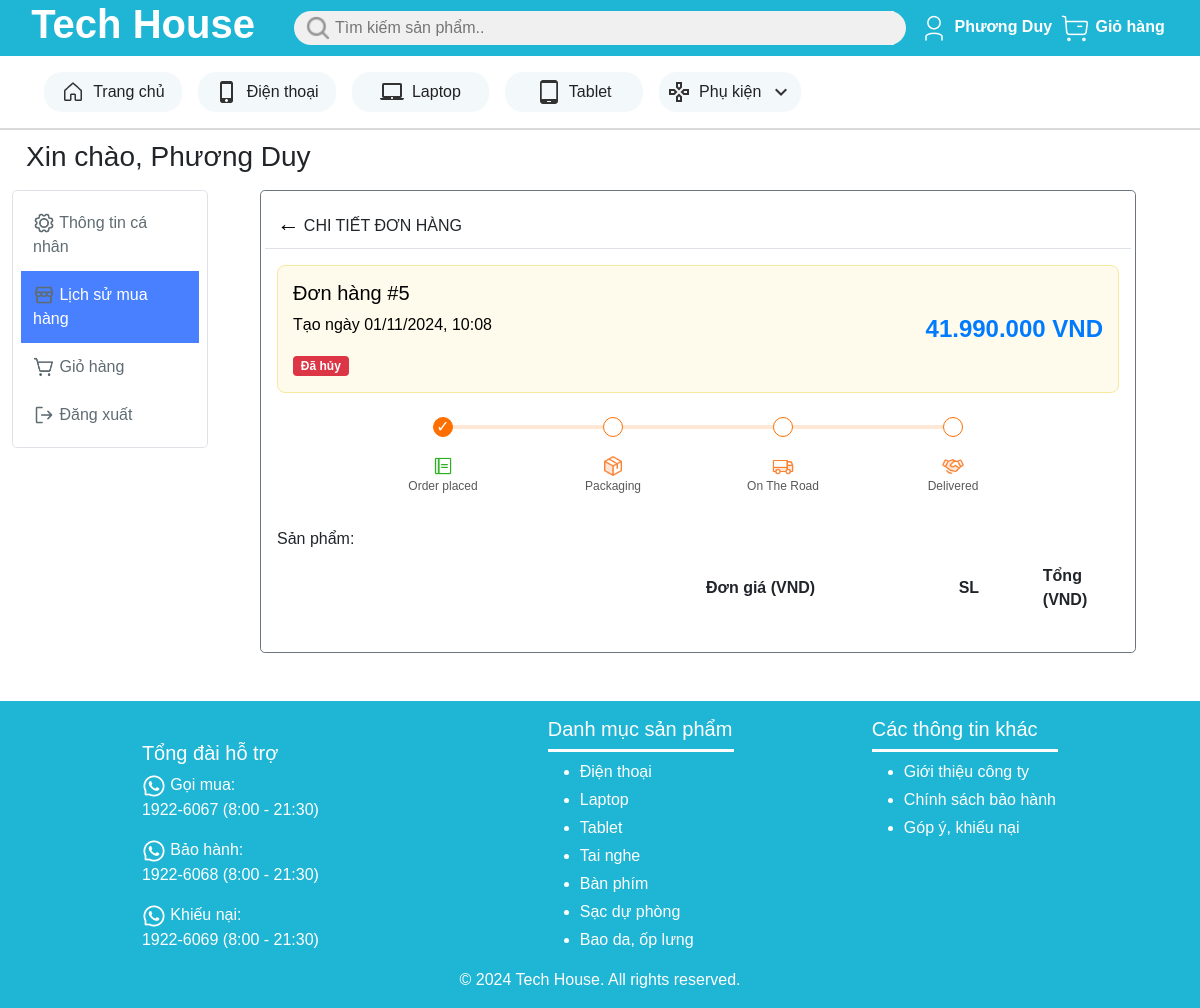
The app's page /member/order_history_detail.php?order_id=5 (signed in) with its own data.
### tables this page shows
create table Don_hang (
    ma_don_hang int primary key auto_increment,
    thanh_vien varchar(25) not null,
    thoi_diem_dat_hang datetime not null,
    thoi_diem_nhan_hang datetime,
    tinh_trang int not null,
     
    tong_gia int not null,

    foreign key (thanh_vien) references Thanh_vien(ten_dang_nhap)
);

### member/order_history_detail.php (the view, shortened to what this page needs)
<?php
$conn = new mysqli('localhost', 'root', '', 'tech_house_db');
$order_id = $_GET['order_id'];
$stmt = "select * from don_hang where ma_don_hang = $order_id";
$result = $conn->query($stmt);
$order = $result->fetch_assoc();
?>
<!DOCTYPE html>
<html lang="en">
<head>
    <link href="https://cdn.jsdelivr.net/npm/bootstrap@5.0.2/dist/css/bootstrap.min.css" rel="stylesheet">
    <link href="../styles/public/custom.css" rel="stylesheet">
    <link href="../styles/member/order_history_detail.css" rel="stylesheet">
</head>
<body>
    <div class="page-wrapper">
        <header>
            <div class="row bg-primary align-items-center">
                <div class="logo col-lg-3 col-4 text-white d-flex justify-content-center align-items-center ps-3">
                    <a href="../index.php" class="text-white">
                        <h1 class="fw-bold">Tech House</h1>
                    </a>
                </div>
                <div class="search-bar col d-flex align-items-center bg-secondary">
                    <img src="../imgs/icons/search.png" alt="search" width="24" height="24">
                    <input type="text" class="search-input bg-secondary border-0" placeholder="Tìm kiếm sản phẩm..">
                </div>
                <div class="login-cart col-lg-3 col-4 d-flex align-items-center justify-content-evenly">
                    <div class="login w-50">
                        <?php
                        if (isset($_SESSION['ten_dang_nhap'])) {
                            echo
                            '<a href="./member/profile.html" class="fw-bold text-white">
                                <img src="../imgs/icons/user.png" alt="user" width="32" height="32">
                                '.$_SESSION['ho_ten'].'</a>';
                        } else {
                            echo
                            '<a href="./login.php" class="fw-bold text-white">
                                <img src="../imgs/icons/user.png" alt="user" width="32" height="32">
                                Đăng nhập
                            </a>';
                        }
                        ?>
                    </div>
                    <div class="cart w-50">
                        <a href="#" class="fw-bold text-white">
                            <img src="../imgs/icons/cart.png" alt="user" width="32" height="32">
                            Giỏ hàng
                        </a>
                    </div>
                </div>
            </div>
            <div class="tabs row justify-content-between align-items-center bg-white p-3 ps-5">
                <div class="tab col">
                    <a href="./product_list.php">
                        <img src="../imgs/icons/house.png" alt="home" width="24" height="24">
                        Trang chủ
                    </a>
                </div>
                <div class="tab col">
                    <a href="./product_list.php?product_type=1">
                        <img src="../imgs/icons/phone_iphone.png" alt="phone" width="24" height="24">
                        Điện thoại
                    </a>
                </div>
                <div class="tab col">
                    <a href="./product_list.php?product_type=0">
                        <img src="../imgs/icons/laptop_mac.png" alt="laptop" width="24" height="24">
                        Laptop
                    </a>
                </div>
                <div class="tab col">
                    <a href="./product_list.php?product_type=2">
                        <img src="../imgs/icons/tablet_android.png" alt="tablet" width="24" height="24">
                        Tablet
                    </a>
                </div>
                <div class="tab col">
                    <a href="./product_list.php?product_type=3">
                        <img src="../imgs/icons/gamepad.png" alt="other" width="24" height="24">
                        Phụ kiện
                        <img src="../imgs/icons/keyboard_arrow_down.png" alt="arrow-down" width="24" height="24">
                    </a>
                </div>
            </div>
        </header>
        <main>
            <div class="hello ps-3 fw-bold">
                <h3>
                    <?php
                    echo 'Xin chào, '.$_SESSION['ho_ten'];
                    ?>
                </h3>
            </div>
            <div class="container-fluid mt-3">
                <div class="d-flex">
                    <nav class="col-md-2 sidebar d-none d-md-block">
                        <div class="sidebar-sticky">
                            <ul class="nav border rounded-3 flex-column">
                                <li class="nav-item">
                                    <a href="./user_info.php">
                                        <img src="../imgs/icons/setting.png" alt="setting" width="22" height="22">
                                        Thông tin cá nhân
                                    </a>
                                </li>
                                <li class="nav-item active">
                                        <?php echo '<a href="./order_history_dashboard.php?username='.$_SESSION['ten_dang_nhap'].'">'?>
                                        <img src="../imgs/icons/order_history.png" alt="order_history" width="22" height="22">
                                        Lịch sử mua hàng
                                    </a>
                                </li>
                                <li class="nav-item">
                                    <a href="#">
                                        <img src="../imgs/icons/shopping_cart.png" alt="shopping_cart" width="22" height="22">
                                        Giỏ hàng
                                    </a>
                                </li>
                                <li class="nav-item">
                                    <a href="#">
                                        <img src="../imgs/icons/log-out.png" alt="log-out" width="22" height="22">
                                        Đăng xuất
                                    </a>
                                </li>
                            </ul>
                        </div>
                    </nav>
                    <div class="col-md-9 ml-sm-auto col-lg-10 px-4">
                        <div class="container mb-5 container-order">
                            <div class="card p-3 border border-secondary rounded-3">
                                <div class="row border-bottom pb-2">
                                    <span class="col-3">
                                        <a href="#" onclick="window.history.back(); return false;" class="order-details-back text-decoration-none">&larr;</a>
                                        CHI TIẾT ĐƠN HÀNG
                                    </span>
                                </div>
                                <div>
                                    <div class="d-flex justify-content-between align-items-center mt-3 order-summary">
                                        <div>
                                            <h5>
                                                <?php
                                                echo 'Đơn hàng #'.$order['ma_don_hang'];
                                                ?>
                                            </h5>
                                            <p>Tạo ngày
                                                <?php
                                                echo date('d/m/Y, H:i', strtotime($order['thoi_diem_dat_hang']));
                                                ?>
                                            </p>
                                            <?php
                                            switch($order['tinh_trang']) {
                                                case 4:
                                                    echo '<span class="badge bg-danger">Đã hủy</span>';
                                                    break;
                                            }
                                            ?>
                                        </div>
                                        <div class="order-price">
                                            <?php
                                            echo number_format($order['tong_gia'], 0, '', '.').' VND';
                                            ?>
                                        </div>
                                    </div>
                                    <div class="progress-container mt-4 d-none d-md-flex">
                                        <div class="progress-track">
                                            <div class="step active">
                                                <span class="checkmark">&#10003;</span>
                                            </div>
                                            <?php
                                            if ($order['tinh_trang'] > 0 && $order['tinh_trang'] != 4) {
                                                echo '<div class="line active"></div>';
                                                echo '<div class="step active">';
                                                echo '<span class="checkmark">&#10003;</span>';
                                                echo '</div>';
                                            } else {
                                                echo '<div class="line"></div>';
                                                echo '<div class="step"></div>';
                                            }
                                            if ($order['tinh_trang'] > 1 && $order['tinh_trang'] != 4) {
                                                echo '<div class="line active"></div>';
                                                echo '<div class="step active">';
                                                echo '<span class="checkmark">&#10003;</span>';
                                                echo '</div>';
                                            } else {
                                                echo '<div class="line"></div>';
                                                echo '<div class="step"></div>';
                                            }
                                            if ($order['tinh_trang'] > 2 && $order['tinh_trang'] != 4) {
                                                echo '<div class="line active"></div>';
                                                echo '<div class="step active">';
                                                echo '<span class="checkmark">&#10003;</span>';
                                                echo '</div>';
                                            } else {
                                                echo '<div class="line"></div>';
                                                echo '<div class="step"></div>';
                                            }
                                            ?>
                                        </div>
                                        <div class="progress-labels">
                                            <div class="label">
                                                <img src="../imgs/icons/order_placed.png" alt="Order placed" width="22" height="22">
                                                <div class="title">Order placed</div>
                                            </div>
                                            <div class="label">
                                                <img src="../imgs/icons/packaging.png" alt="Packaging" width="22" height="22">
                                                <div class="title">Packaging</div>
                                            </div>
                                            <div class="label">
                                                <img src="../imgs/icons/on_the_road.png" alt="On the road" width="22" height="22">
                                                <div class="title">On The Road</div>
                                            </div>
                                            <div class="label">
                                                <img src="../imgs/icons/delivered.png" alt="Delivered" width="22" height="22">
                                                <div class="title">Delivered</div>
                                            </div>
                                        </div>
                                    </div>
                                </div>
                                <h6 class="mt-4">Sản phẩm:</h6>
                                <table class="table table-borderless">
                                    <thead>
                                        <tr>
                                            <th class="w-50"></th>
                                            <th class="col w-20">Đơn giá (VND)</th>
                                            <th class="col w-10">SL</th>
                                            <th class="col w-10">Tổng (VND)</th>
                                        </tr>
                                    </thead>
                                </table>
                                </div>
                            </div>
                        </div>
                    </div>
                </div>
            </div>
        <footer class="row bg-primary text-white p-3 justify-content-center">
            <div class="row justify-content-evenly">
                <div class="col-3 pt-4">
                    <h5>Tổng đài hỗ trợ</h5>
                    <div class="phone-wrapper">
                        <img src="../imgs/icons/call_icon.png" alt="phone" width="24" height="24">
                        <span>Gọi mua:</span>
                    </div>
                    <p>1922-6067 (8:00 - 21:30)</p>
                    <div class="phone-wrapper">
                        <img src="../imgs/icons/call_icon.png" alt="phone" width="24" height="24">
                        <span>Bảo hành:</span>
                    </div>
                    <p>1922-6068 (8:00 - 21:30)</p>
                    <div class="phone-wrapper">
                        <img src="../imgs/icons/call_icon.png" alt="phone" width="24" height="24">
                        <span>Khiếu nại:</span>
                    </div>
                    <p>1922-6069 (8:00 - 21:30)</p>
                </div>
                <div class="category col-4">
                    <h5>Danh mục sản phẩm</h5>
                    <ul class="d-flex flex-column gap-1">
                        <li><a href="#">Điện thoại</a></li>
                        <li><a href="#">Laptop</a></li>
                        <li><a href="#">Tablet</a></li>
                        <li><a href="#">Tai nghe</a></li>
                        <li><a href="#">Bàn phím</a></li>
                        <li><a href="#">Sạc dự phòng</a></li>
                        <li><a href="#">Bao da, ốp lưng</a></li>
                    </ul>
                </div>
                <div class="other-info col-4">
                    <h5>Các thông tin khác</h5>
                    <ul class="d-flex flex-column gap-1">
                        <li><a href="#">Giới thiệu công ty</a></li>
                        <li><a href="#">Chính sách bảo hành</a></li>
                        <li><a href="#">Góp ý, khiếu nại</a></li>
                    </ul>
                </div>
            </div>
            <div class="row">
                <p class="text-center m-0">© 2024 Tech House. All rights reserved.</p>
            </div>
        </footer>
</body>
</html>

### records on screen
don_hang: ma_don_hang "5", thoi_diem_dat_hang "01/11/2024, 10:08", tong_gia "41.990.000"

### other values on screen
$_SESSION['ho_ten'] "Phương Duy"
